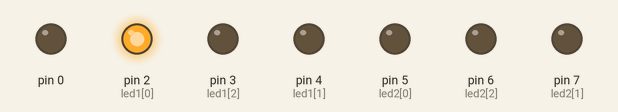
The sketch below on a simulated Arduino Uno, built with avr-gcc and run on an emulated ATmega328P. On the bench: output pins drawn as LEDs (lit = HIGH).

Above: at 0.5 s.
At 2.5 s:
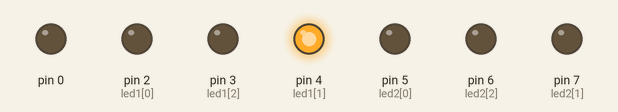
At 4.5 s:
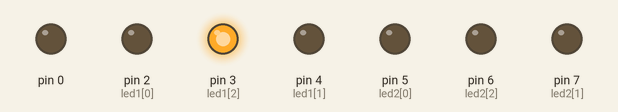
At 8.5 s:
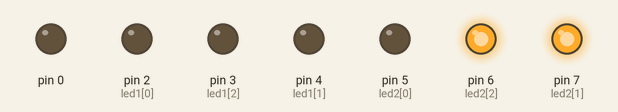
At 12.5 s:
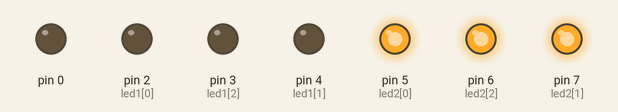
At 17.5 s:
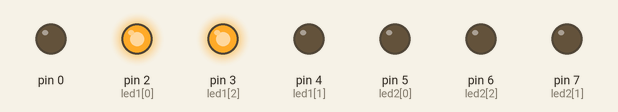
Timing chart, 0 to 18.2 s (numbered marks = the images above):
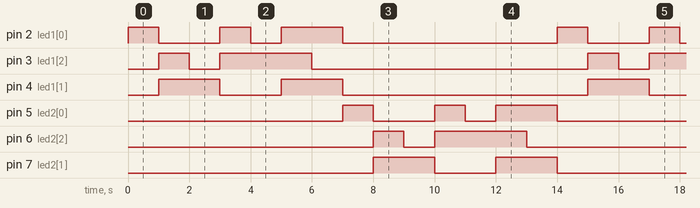

The sketch:

codigo.ino
```cpp
int led1[] = {2, 4, 3};
int led2[] = {5, 7, 6};

void setup()
{
  for (int i = 0; i <= 3; i++)
  {
    pinMode(led1[i], OUTPUT);
    pinMode(led2[i], OUTPUT);
  }
}

void loop()
{
  digitalWrite(led1[0], HIGH); //Rojo
  delay(1000);
  digitalWrite(led1[0], LOW); //Cian
  digitalWrite(led1[1], HIGH);
  digitalWrite(led1[2], HIGH);
  delay(1000);
  digitalWrite(led1[0], LOW); //Verde
  digitalWrite(led1[2], LOW);
  delay(1000);
  digitalWrite(led1[1], LOW); //Magenta
  digitalWrite(led1[0], HIGH);
  digitalWrite(led1[2], HIGH);
  delay(1000);
  digitalWrite(led1[0], LOW); //Azul
  delay(1000);
  digitalWrite(led1[0], HIGH); //Blanco
  digitalWrite(led1[1], HIGH);
  delay(1000);
  digitalWrite(led1[2],LOW); //Amarillo
  delay(1000);
  digitalWrite(led1[0],LOW);
  digitalWrite(led1[1],LOW);
  digitalWrite(led1[2],LOW);


  digitalWrite(led2[0], HIGH); //Rojo
  delay(1000);
  digitalWrite(led2[0], LOW); //Cian
  digitalWrite(led2[1], HIGH);
  digitalWrite(led2[2], HIGH);
  delay(1000);
  digitalWrite(led2[0], LOW); //Verde
  digitalWrite(led2[2], LOW);
  delay(1000);
  digitalWrite(led2[1], LOW); //Magenta
  digitalWrite(led2[0], HIGH);
  digitalWrite(led2[2], HIGH);
  delay(1000);
  digitalWrite(led2[0], LOW); //Azul
  delay(1000);
  digitalWrite(led2[0], HIGH); //Blanco
  digitalWrite(led2[1], HIGH);
  delay(1000);
  digitalWrite(led2[2],LOW); //Amarillo
  delay(1000);
  digitalWrite(led2[0],LOW);
  digitalWrite(led2[1],LOW);
  digitalWrite(led2[2],LOW);

}
```

Measured:
- by itself, pin 2 (led1[0]), pin 5 (led2[0]): repeats every 14.0 s: LOW 2.0 s, HIGH 1.0 s, LOW 1.0 s, HIGH 2.0 s, LOW 7.0 s, HIGH 1.0 s
- by itself, pin 3 (led1[2]), pin 6 (led2[2]): repeats every 14.0 s: LOW 1.0 s, HIGH 3.0 s, LOW 9.0 s, HIGH 1.0 s
- by itself, pin 4 (led1[1]), pin 7 (led2[1]): repeats every 14.0 s: LOW 2.0 s, HIGH 2.0 s, LOW 8.0 s, HIGH 2.0 s
